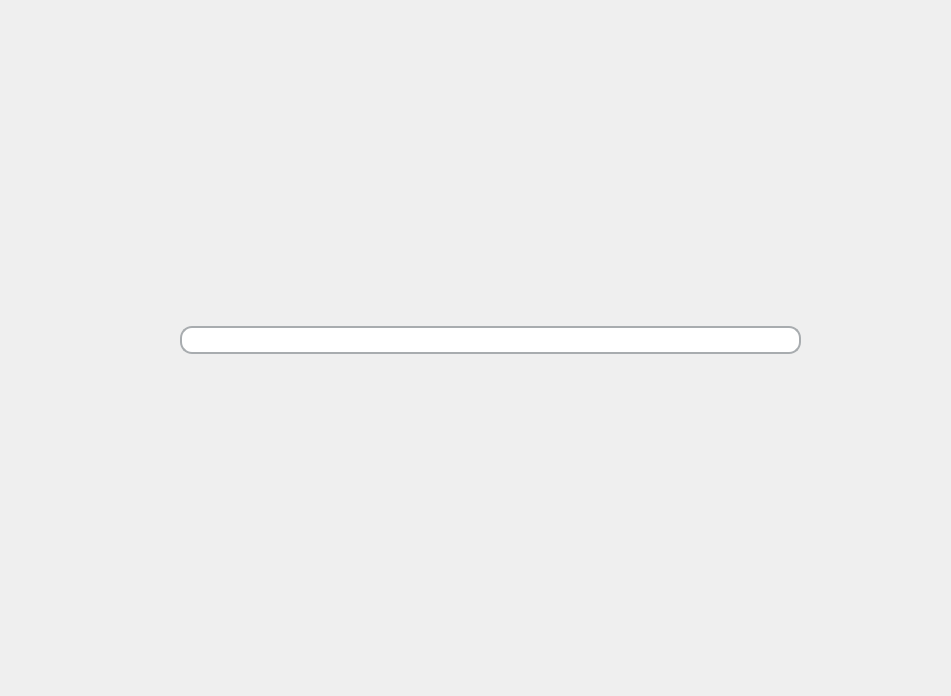
<?xml version="1.0" encoding="UTF-8"?>
<ui version="4.0">
 <class>Form</class>
 <widget class="QWidget" name="Form">
  <property name="geometry">
   <rect>
    <x>0</x>
    <y>0</y>
    <width>951</width>
    <height>696</height>
   </rect>
  </property>
  <property name="windowTitle">
   <string>Form</string>
  </property>
  <widget class="QSlider" name="horizontalSlider">
   <property name="geometry">
    <rect>
     <x>180</x>
     <y>240</y>
     <width>621</width>
     <height>201</height>
    </rect>
   </property>
   <property name="styleSheet">
    <string notr="true">QSlider::groove:horizontal {
border: 1.5px solid #A8ACAF;
background: white;
height: 24px;
border-radius: 12px;
}



QSlider::handle:horizontal {
image: url(abc.svg);
}

</string>
   </property>
   <property name="orientation">
    <enum>Qt::Horizontal</enum>
   </property>
  </widget>
 </widget>
 <resources/>
 <connections/>
</ui>
